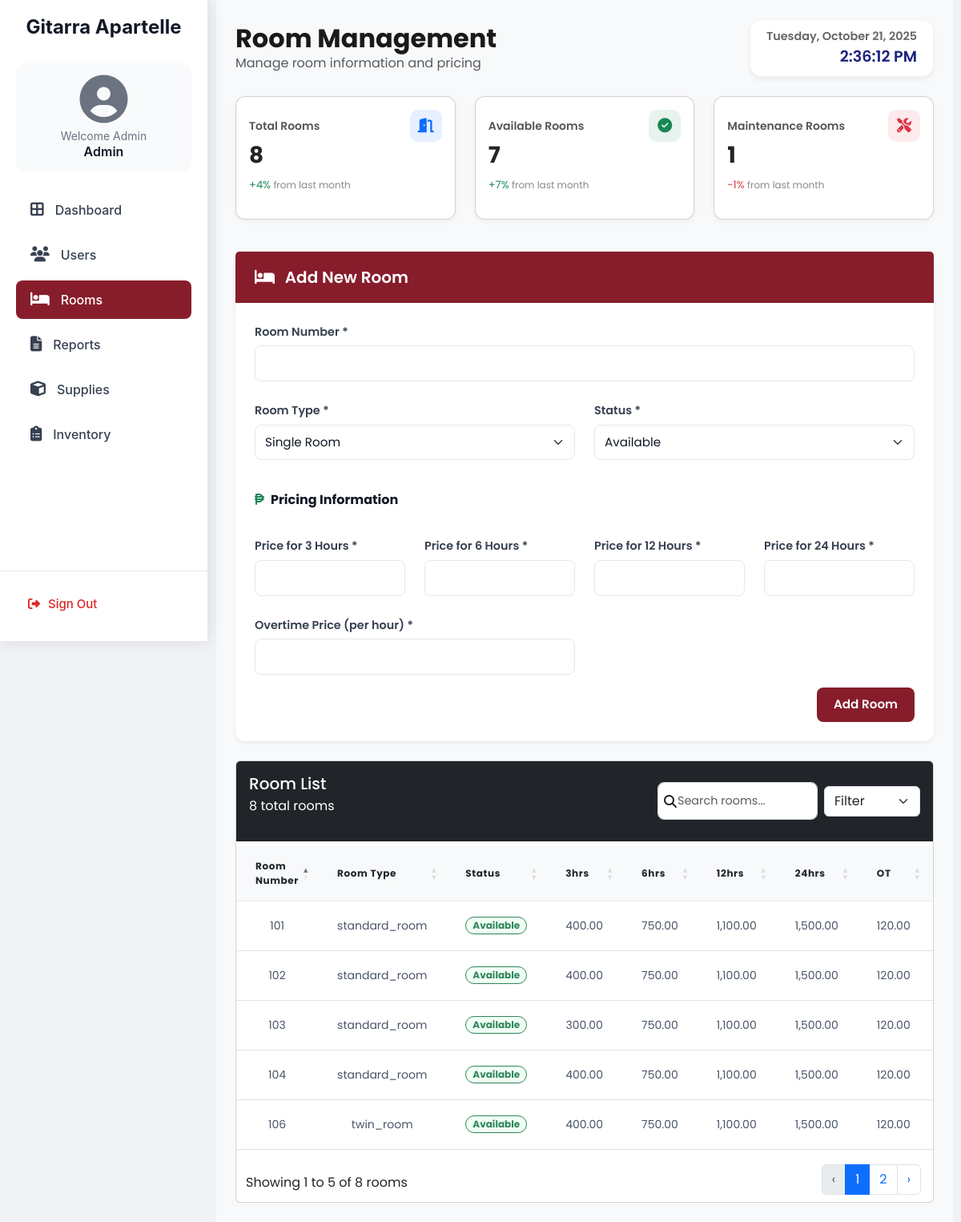
The app's page /admin-room.php (signed in), older data.
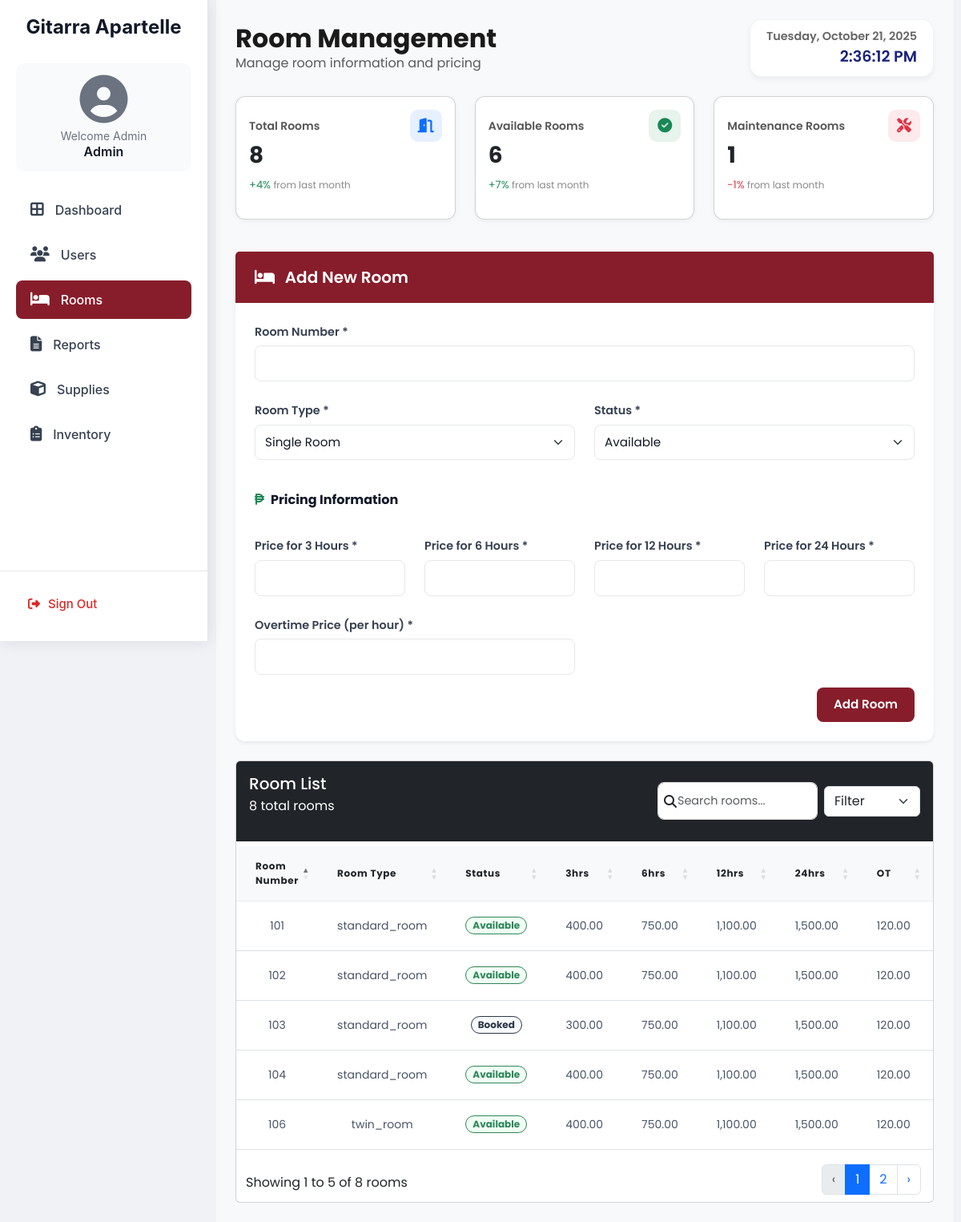
The same page, newer data.
### tables this page shows
CREATE TABLE `rooms` (
  `id` int NOT NULL,
  `room_number` int NOT NULL,
  `room_type` enum('single','twin_room','standard_room','studio','suite','queen_room','executive_room','suites','accessible_room','hollywood_twin_room','king_room','studio_hotel_rooms','villa','double_hotel_rooms','honeymoon_suite','penthouse_suite','single_hotel_rooms','adjoining_room','presidential_suite','connecting_rooms','quad_room','deluxe_room','double_room','triple_room') NOT NULL,
  `status` enum('available','booked','maintenance') NOT NULL DEFAULT 'available',
  `created_at` timestamp NULL DEFAULT CURRENT_TIMESTAMP,
  `updated_at` timestamp NULL DEFAULT CURRENT_TIMESTAMP ON UPDATE CURRENT_TIMESTAMP,
  `price_3hrs` decimal(10,2) NOT NULL DEFAULT '0.00',
  `price_6hrs` decimal(10,2) NOT NULL DEFAULT '0.00',
  `price_12hrs` decimal(10,2) NOT NULL DEFAULT '0.00',
  `price_24hrs` decimal(10,2) NOT NULL DEFAULT '0.00',
  `price_ot` decimal(10,2) NOT NULL DEFAULT '0.00'
);

### admin-room.php (the view, shortened to what the changed rows need)
<?php
require_once 'database.php';
$result = $conn->query("SELECT * FROM rooms ORDER BY room_number ASC");
$available_rooms = $conn->query("SELECT COUNT(*) as total FROM rooms WHERE status = 'available'")->fetch_assoc()['total'];
?>
<!DOCTYPE html>
<html lang="en">
<head>
    <link href="https://cdn.jsdelivr.net/npm/bootstrap@5.3.0/dist/css/bootstrap.min.css" rel="stylesheet">
    <link rel="stylesheet" href="https://cdnjs.cloudflare.com/ajax/libs/font-awesome/6.4.2/css/all.min.css">
    <link href="https://cdn.datatables.net/1.11.5/css/dataTables.bootstrap5.min.css" rel="stylesheet">
    <link href="style.css" rel="stylesheet">
</head>
<body>
    <div class="content p-4">
        <div class="d-flex justify-content-between align-items-center mb-4">
            <div>
                <h2 class="fw-bold mb-0">Room Management</h2>
            </div>
        </div>
<div class="row mb-4">
    <div class="col-md-4 mb-3">
        <div class="card stat-card h-100 p-3">
            <div class="d-flex justify-content-between align-items-center">
                <p class="stat-title">Available Rooms</p>
                <div class="stat-icon bg-success bg-opacity-10 text-success">
                </div>
            </div>
            <h3 class="fw-bold mb-1"><?php echo $available_rooms; ?></h3>
            <p class="stat-change text-success">+7% <span>from last month</span></p>
        </div>
    </div>
</div>
<div class="card">
  <div class="card-header bg-dark d-flex justify-content-between align-items-center p-3">
    <div>
      <h2 class="h5 mb-0 text-white">Room List</h2>
    </div>
  </div>
  <div class="card-body p-0">
    <div class="table-responsive">
      <table id="roomTable" class="table table-hover align-middle mb-0" style="width:100%;">
        <thead class="bg-gray-50 border-bottom border-gray-200">
          <tr>
            <th class="px-4 py-3 text-left text-xs font-medium text-gray-500 uppercase tracking-wider sorting">Room Number</th>
            <th class="px-4 py-3 text-left text-xs font-medium text-gray-500 uppercase tracking-wider sorting">Room Type</th>
            <th class="px-4 py-3 text-left text-xs font-medium text-gray-500 uppercase tracking-wider sorting">Status</th>
            <th class="px-4 py-3 sorting">3hrs</th>
            <th class="px-4 py-3 sorting">6hrs</th>
            <th class="px-4 py-3 sorting">12hrs</th>
            <th class="px-4 py-3 sorting">24hrs</th>
            <th class="px-4 py-3 sorting">OT</th>
            <th class="px-4 py-3 text-center sorting">Actions</th>
          </tr>
        </thead>
        <tbody>
          <?php while ($room = $result->fetch_assoc()): ?>
            <tr>
              <td class="px-4 py-3 text-sm text-gray-900"><?= htmlspecialchars($room['room_number']) ?></td>
              <td class="px-4 py-3 text-sm text-gray-900"><?= htmlspecialchars($room['room_type']) ?></td>
              <td class="px-4 py-3 text-sm">
                <span class="badge
                  bg-<?= ($room['status'] == 'available') ? 'green-100' : (($room['status'] == 'occupied') ? 'amber-100' : 'gray-100') ?>
                  text-<?= ($room['status'] == 'available') ? 'green-800' : (($room['status'] == 'occupied') ? 'amber-800' : 'gray-800') ?>
                  border-<?= ($room['status'] == 'available') ? 'green-200' : (($room['status'] == 'occupied') ? 'amber-200' : 'gray-200') ?>
                  rounded-pill px-2.5 py-0.5 text-xs font-medium">
                  <?= ucfirst($room['status']) ?>
                </span>
              </td>
              <td class="px-4 py-3 text-sm"><?= number_format($room['price_3hrs'], 2) ?></td>
              <td class="px-4 py-3 text-sm"><?= number_format($room['price_6hrs'], 2) ?></td>
              <td class="px-4 py-3 text-sm"><?= number_format($room['price_12hrs'], 2) ?></td>
              <td class="px-4 py-3 text-sm"><?= number_format($room['price_24hrs'], 2) ?></td>
              <td class="px-4 py-3 text-sm"><?= number_format($room['price_ot'], 2) ?></td>
              <td class="px-4 py-3 text-center">
              </td>
            </tr>
          <?php endwhile; ?>
        </tbody>
      </table>
    </div>
  </div>
</div>
</div>

Row changes from the older to the newer data that the page shows:
changed rooms: status "Available" → "Booked"
Text that changed along with them:
$available_rooms: "7" → "6"
